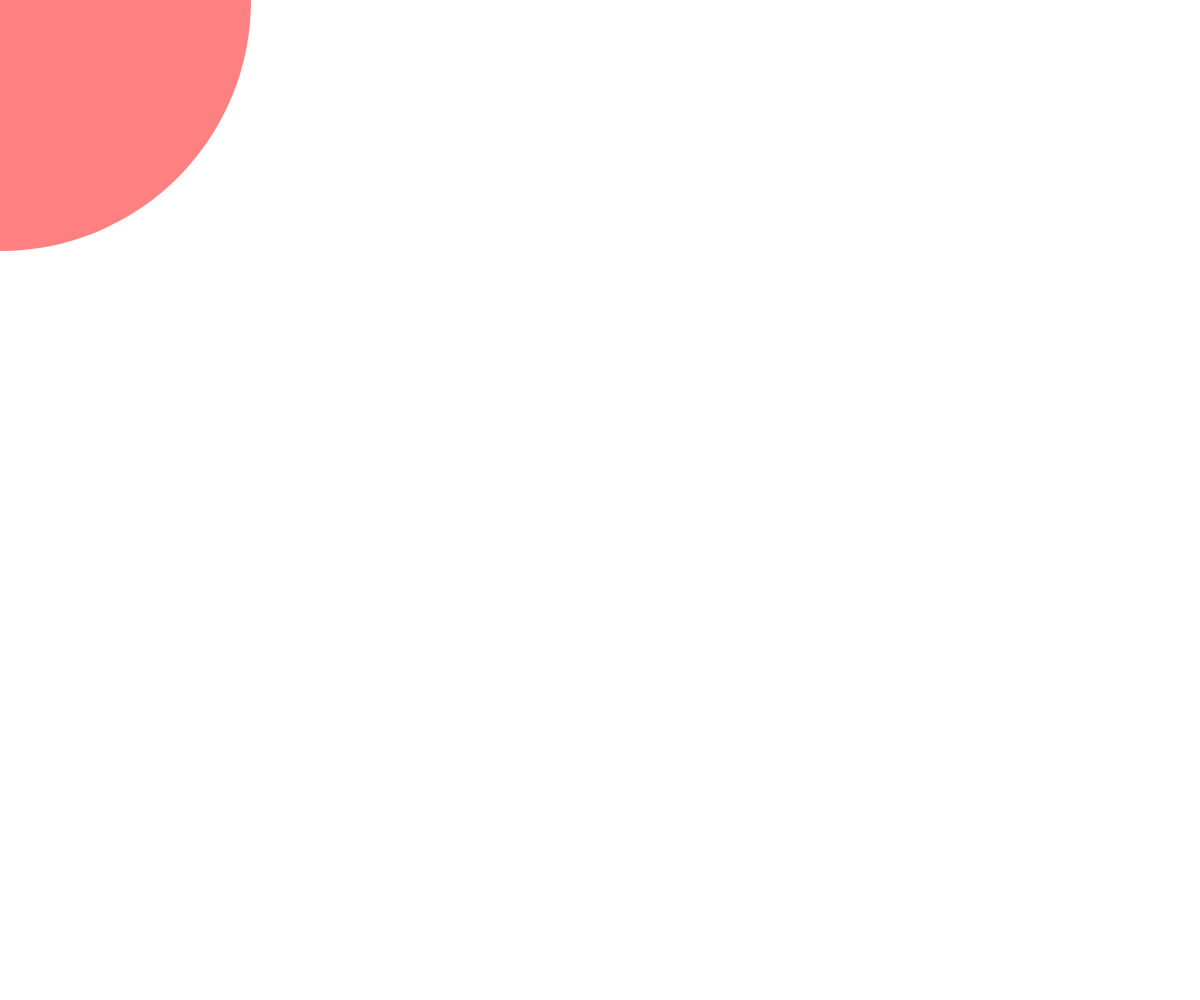
Frame 1 (no input)
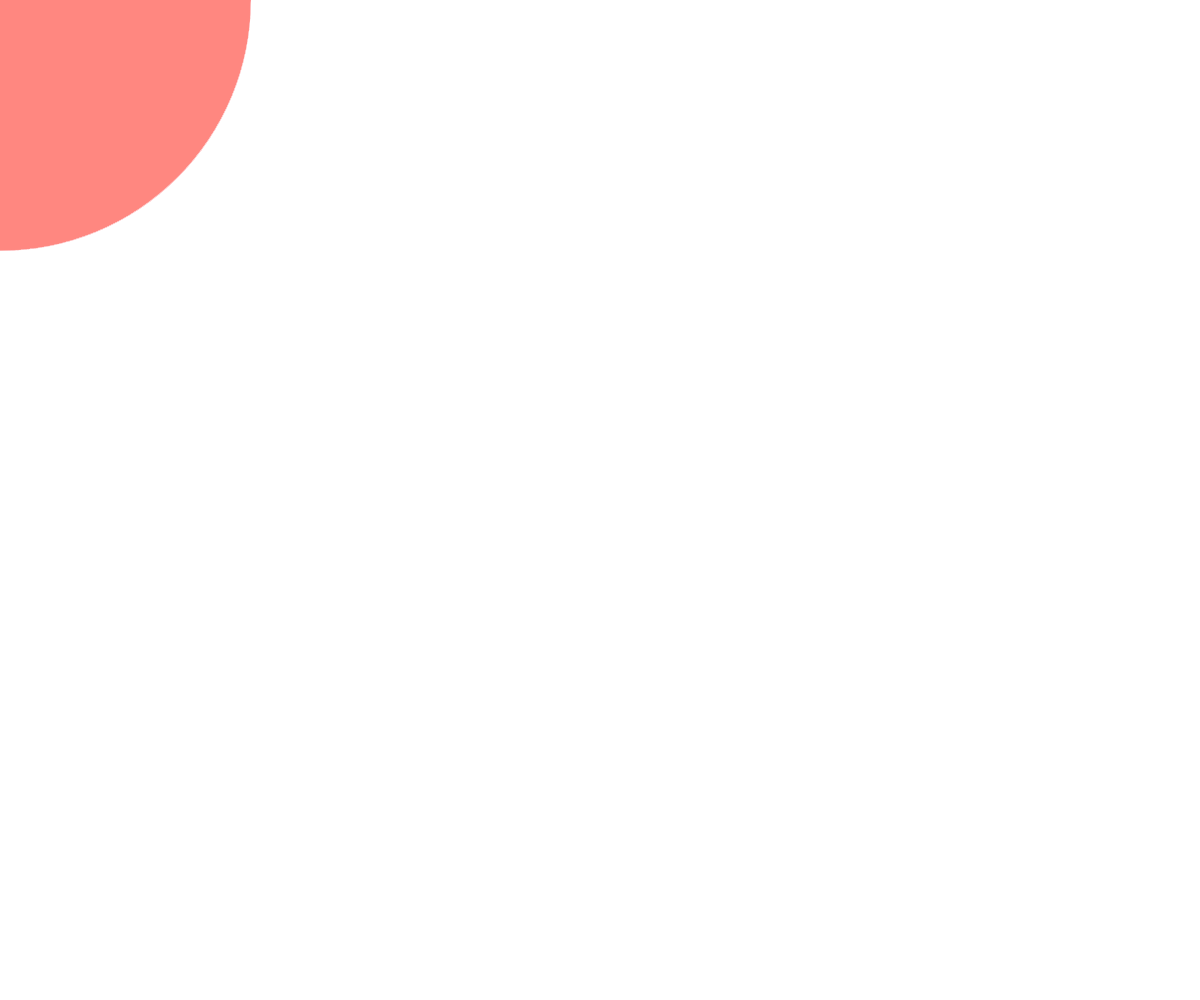
Frame 60 (no input)
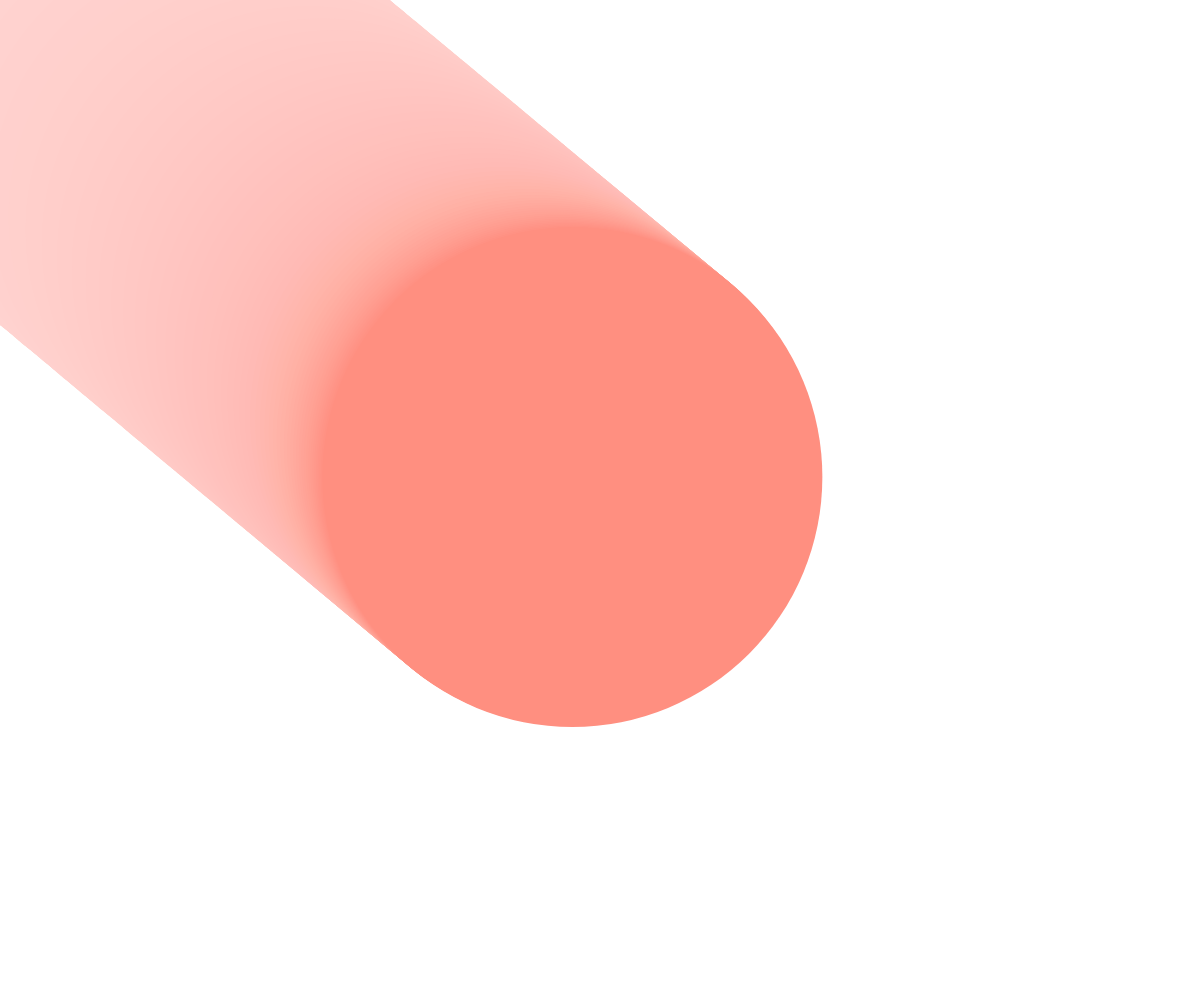
Frame 120 (the mouse pressed at the canvas centre since frame 60)

The p5.js sketch that drew these frames (run headless with seeded random() and noise() and a simulated clock; from frame 60 on, the mouse is pressed at the canvas centre):

// p5.js sketch
// ── sketch.js
let x = 1;
let y = 1;
let easing = 0.05;

function setup() {
  createCanvas(windowWidth, windowHeight);
  noStroke();
}

function draw() {
  colorMode(RGB);
  background(250, 250, 250, 5);

  let targetX = mouseX;
  let dx = targetX - x;
  x += dx * easing;

  let targetY = mouseY;
  let dy = targetY - y;
  y += dy * easing;
  
  colorMode(HSB, 100, 100, 100);
  let h = millis() / 1000;
  fill(h % 100, 50, 100);
  ellipse(x, y, 500);
  // ellipse(mouseX, mouseY, 500);
}
